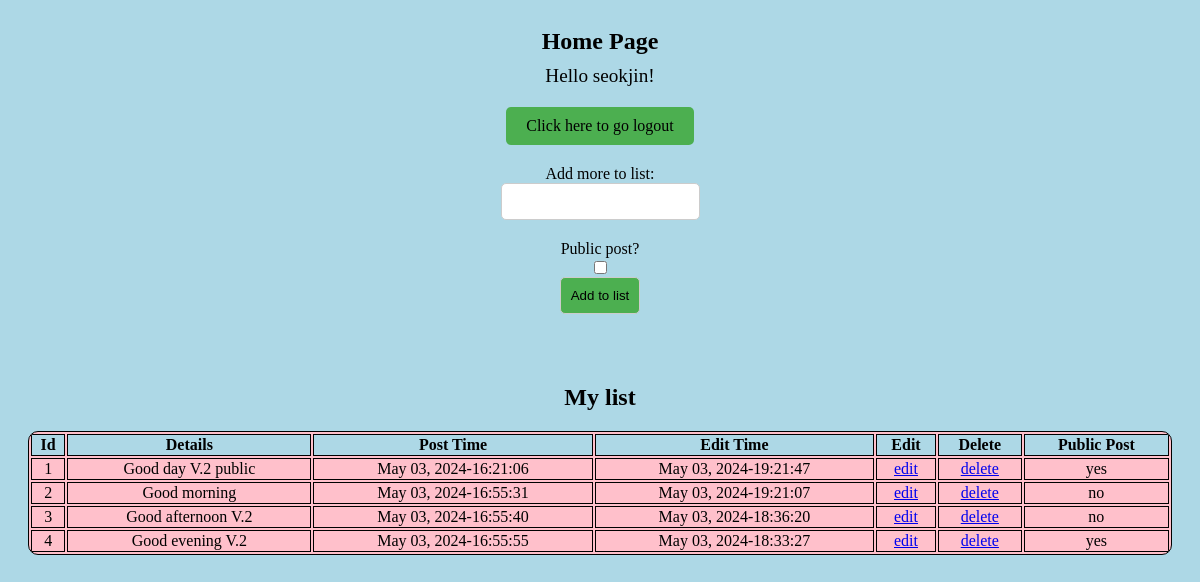
The page /home.php (signed in) on the database its author committed.
### tables this page shows
CREATE TABLE `list_tbl` (
  `id` int(11) NOT NULL,
  `details` text NOT NULL,
  `date_posted` varchar(30) NOT NULL,
  `time_posted` time NOT NULL,
  `date_edited` varchar(30) NOT NULL,
  `time_edited` time NOT NULL,
  `public` varchar(5) NOT NULL
);

### home.php (the view, shortened to what this page needs)
<!DOCTYPE html>
<html>
	<head>
</head>
	<?php
	$user = $_SESSION['user'];
	?>
	 <body>
	 	<div class="user-info">
	 	<h2>Home Page</h2>
	 	<p> Hello <?php Print "$user"?>!</p>
	 	 <a href="logout.php" style="text-decoration: none; color: black; display: inline-block; background-color: #4CAF50; color: black; padding: 10px 20px; text-align: center; border-radius: 5px; text-decoration: none; font-size: 16px; margin: 10px 0px; transition: background-color 0.3s ease;">Click here to go logout</a>
	 	 <br>
	 	 <form action="add.php" method="POST">
	 	 	<label for="details">Add more to list:</label>
	 	 	<input type="text" name="details" id="details" />
	 	 	<label for="public">Public post? </label>
	 	 	<input type="checkbox" name="public[]" id="public" value="yes" />
	 	 	<input type="submit" value="Add to list"/>
	 	 </form>
	 	</div>
	 	 <h2 align="center">My list</h2>
	 	 <table>
	 	 	<tr>
	 	 		<th>Id</th>
	 	 		<th>Details</th>
	 	 		<th>Post Time</th>
	 	 		<th>Edit Time</th>
	 	 		<th>Edit</th>
	 	 		<th>Delete</th>
	 	 		<th>Public Post</th>
	 	 	</tr>
	 	 	 <?php
	 	 	 	$servername = "localhost";
	 	 	 	$username_db = "root";
	 	 	 	$password_db = "";
	 	 	 	$db_name = "first_db";
	 	 	 	$conn = mysqli_connect($servername, $username_db, $password_db, $db_name);
	 	 	 	$query = mysqli_query($conn, "Select * from list_tbl");
	 	 	 	while($row = mysqli_fetch_array($query))
	 	 	 	{
	 	 	 		Print "<tr>";
	 	 	 			Print "<td>".$row['id']."</td>";
	 	 	 			Print "<td>".$row['details']."</td>";
	 	 	 			Print "<td>".$row['date_posted']. "-". $row['time_posted']."</td>";
	 	 	 			Print "<td>".$row['date_edited']. "-". $row['time_edited']."</td>";
	 	 	 			Print "<td><a href='edit.php?id=".$row['id']."'>edit</a></td>";
	 	 	 			Print "<td><a href='#' onclick='myFunction(".$row['id'].")'>delete</a></td>";
	 	 	 			Print "<td>".$row['public']."</td>";
	 	 	 			Print "</tr>";
	 	 	 	}
	 	 	 ?>
	 	 </table>
	 	</body>
</html>

### home.php (style rules this page uses)
body { background-color: lightblue; display: flex; flex-direction: column; align-items: center; padding: 20px; }
table, th, td { border:1px solid black; text-align:center; }
table { width:100%; background-color: pink; border-radius: 10px; overflow: hidden; }
th, td { padding 10px; }
th { background-color: lightblue; color: black; font-weight: bold; }
form { display: flex; flex-direction: column; align-items: center; margin-bottom: 20px; }
input[type="text"], input[type="submit"] { padding: 10px; margin-bottom: 10px; border-radius: 5px; border: 1px solid #ccc; }
input[type="submit"] { background-color: #4CAF50; color: black; cursor: pointer; transition: background-color 0.3s ease; }
.user-info { text-align: center; margin-bottom: 20px; }
.user-info h2 { margin: 0; }
.user-info p { margin: 10px 0; font-size: 1.2em; }
.user-info a { display: block; margin-bottom: 20px; background-color: lightblue; color: black; padding: 10px; text-decoration: none; border-radius: 5px; }
.user-info form { display: flex; flex-direction: column; align-items: center; }
.user-info label { margin-top: 10px; }
.user-info input[type="text"], .user-info input[type="submit"] { padding: 10px; margin-bottom: 10px; border-radius: 5px; border: 1px solid #ccc; }
.user-info input[type="submit"] { background-color: #4CAF50; color: black; cursor: pointer; transition: background-color 0.3s ease; }

### rows shown on the page
list_tbl: id "1", details "Good day V.2 public", date_posted "May 03, 2024", time_posted "16:21:06", date_edited "May 03, 2024", time_edited "19:21:47", public "yes"
list_tbl: id "2", details "Good morning", date_posted "May 03, 2024", time_posted "16:55:31", date_edited "May 03, 2024", time_edited "19:21:07", public "no"
list_tbl: id "3", details "Good afternoon V.2", date_posted "May 03, 2024", time_posted "16:55:40", date_edited "May 03, 2024", time_edited "18:36:20", public "no"
list_tbl: id "4", details "Good evening V.2", date_posted "May 03, 2024", time_posted "16:55:55", date_edited "May 03, 2024", time_edited "18:33:27", public "yes"

### other values the page prints
$user "seokjin"
